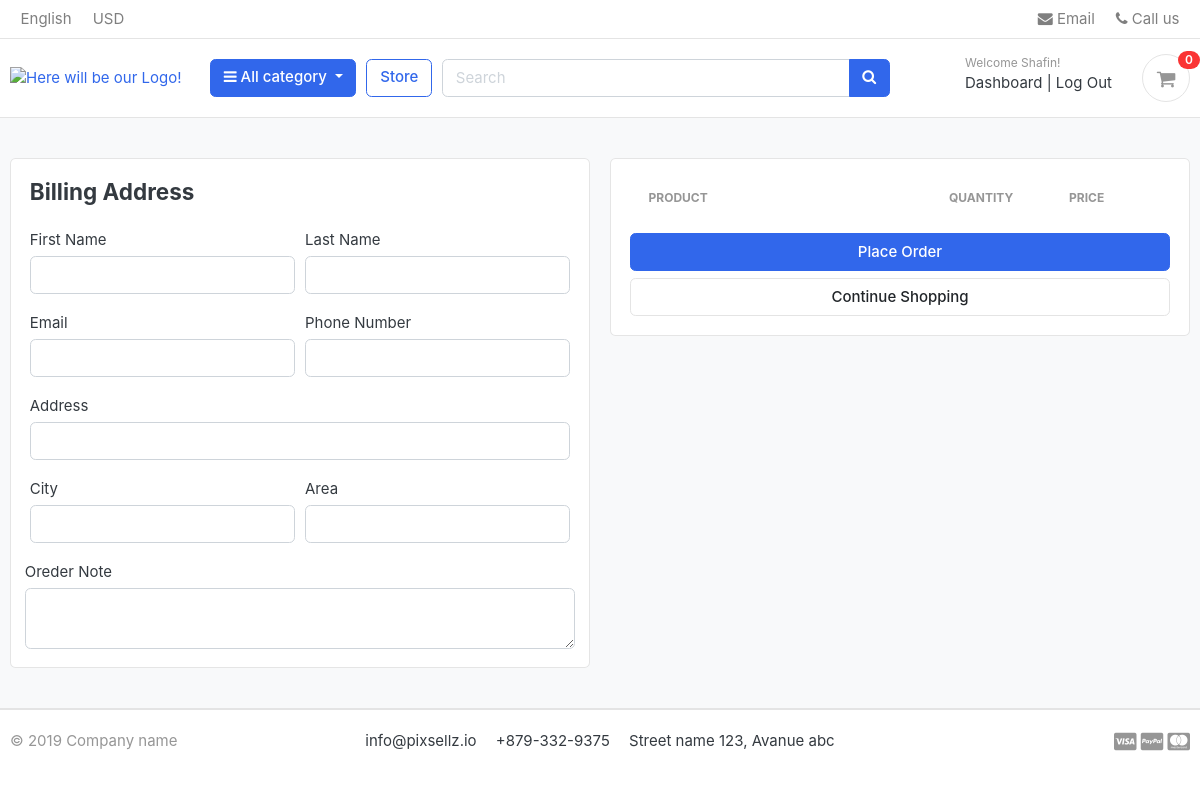
The page /cart/checkout/ (signed in) on the database as committed earlier.
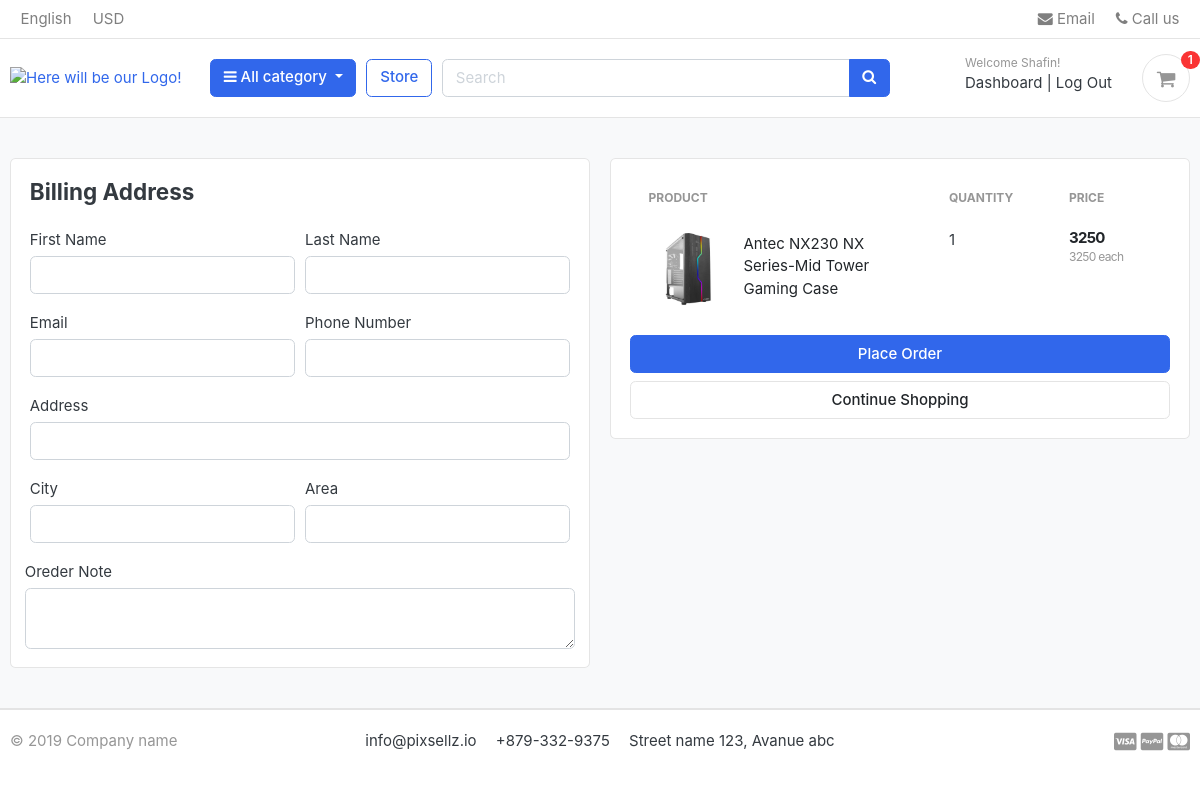
The same page on the database as committed later.
### carts/models.py (models this page shows, shortened)
class CartItem(models.Model):
	user = models.ForeignKey(Account, on_delete=models.CASCADE, null=True)
	product = models.ForeignKey(Product, on_delete=models.CASCADE)
	cart = models.ForeignKey(Cart, on_delete=models.CASCADE, null=True)
	quantity = models.IntegerField()
	is_active = models.BooleanField(default=True)
	def sub_total(self):
		return self.product.price * self.quantity
	class Meta:
		verbose_name = 'Cart items'
		verbose_name_plural = 'Cart Items'

### byteshop/models.py (models this page shows, shortened)
class Product(models.Model):
	product_name = models.CharField(max_length=200, unique=True)
	slug = models.SlugField(max_length=200, unique=True)
	description = models.TextField(max_length=500)
	price = models.IntegerField()
	product_image = models.ImageField(upload_to='product/images')
	stock = models.IntegerField()
	is_available = models.BooleanField(default=True)
	category = models.ForeignKey(Category, on_delete=models.CASCADE)
	created_date = models.DateTimeField(auto_now_add=True)
	modified_date = models.DateTimeField(auto_now=True)
	def get_url(self):
		return reverse('product_detail', args=[self.category.slug, self.slug],)

### carts/views.py (the view)
# urls.py: path('checkout/', views.checkout, name='checkout'),
@login_required(login_url='login')
def checkout(request, total=0, quantity=0, cart_items=None):
	try:
		if request.user.is_authenticated:
			cart_items = CartItem.objects.filter(user=request.user, is_active=True)
		else:
			cart = Cart.objects.get(cart_id=_cart_id(request))
			cart_items = CartItem.objects.filter(cart=cart, is_active=True)
		for cart_item in cart_items:
			total += (cart_item.product.price * cart_item.quantity)
			quantity += cart_item.quantity
	except ObjectDoesNotExist:
		pass
	context = {
		'total': total,
		'quantity': quantity,
		'cart_items': cart_items,
	}
	return render(request, 'byteshop/checkout.html', context)

### carts/context_processor.py (called while the page is built)
def counter(request):
	cart_count = 0
	try:
		cart = Cart.objects.filter(cart_id=_cart_id(request))
		if request.user.is_authenticated:
			cart_items = CartItem.objects.all().filter(user=request.user)
		else:
			cart_items = CartItem.objects.all().filter(cart=cart[:1])
		for cart_item in cart_items:
			cart_count += cart_item.quantity
	except Cart.DoesNotExist:
		cart_count = 0
	return dict(cart_count=cart_count)

### carts/views.py (called while the page is built)
def _cart_id(request):						# private funtion
	cart = request.session.session_key
	if not cart:
		cart = request.session.create()
	return cart

### category/context_processor.py (called while the page is built)
def menu_links(request):
	links = Category.objects.all()
	return dict(links=links)

### category/models.py (called while the page is built)
	def get_url(self):
		return reverse('products_by_category', args=[self.slug])

### templates/byteshop/checkout.html (shortened to what this page needs)
{% extends 'base.html' %}
{% block content %}
<section class="section-content padding-y bg">
	<div class="container">
		<div class="row">
			<aside class="col-lg-6">
				<div class="card">
					<div class="card-body">
						<h4 class="card-title mb-4">Billing Address</h4>
						<form action="{% url 'place_order' %}" method="POST">
							<div class="form-row">
								<div class="col form-group">
									<label for="">First Name</label>
									<input type="text" name="first_name" class="form-control" require>
								</div>
								<div class="col form-group">
									<label for="">Last Name</label>
									<input type="text" name="last_name" class="form-control" required>
								</div>
							</div>
							<div class="form-row">
								<div class="col form-group">
									<label for="">Email</label>
									<input type="type" name="email" class="form-control" required>
								</div>
								<div class="col form-group">
									<label for="">Phone Number</label>
									<input type="text" name="phone_number" class="form-control" required>
								</div>
							</div>
							<div class="form-row">
								<div class="col form-group">
									<label for="">Address</label>
									<input type="text" name="address" class="form-control" required>
								</div>
							</div>
							<div class="form-row">
								<div class="col form-group">
									<label for="">City</label>
									<input type="text" name="city" class="form-control" required>
								</div>
								<div class="col form-group">
									<label for="">Area</label>
									<input type="text" name="area" class="form-control">
								</div>
							</div>
							<div class="form-row">
								<label for="">Oreder Note</label>
								<textarea class="form-control" name="order_note" rows="2"></textarea>
							</div>
					</div>
				</div>
			</aside>
			<aside class="col-lg-6">
				<div class="card">
					<div class="card-body">
						<table class="table table-borderless table-shopping-cart">
							<thead class="text-muted">
								<tr class="small text-uppercase">
									<th scope="col">Product</th>
									<th scope="col" width="120">Quantity</th>
									<th scope="col" width="120">Price</th>
								</tr>
							</thead>
							<tbody>
								{% for cart_item in cart_items %}
								<tr>
									<td>
										<figure class="itemside align-items-center">
											<div class="aside"><img src="{{ cart_item.product.product_image.url }}" class="img-sm"></div>
											<figcaption class="info">
												<a href="{{ cart_item.product.get_url }}" class="title text-dark">{{ cart_item.product.product_name }}</a>
											</figcaption>
										</figure>
									</td>
									<td>
										<label>{{ cart_item.quantity }}</label>
									</td>
									<td>
										<div class="price-wrap">
											<var class="price">{{ cart_item.sub_total }}</var>
											<small class="text-muted">{{ cart_item.product.price }} each</small>
										</div>
									</td>
								</tr>
								{% endfor %}
							</tbody>
						</table>
            <button class="btn btn-primary btn-block" type="submit" name="submit">Place Order</button>
						<a href="{% url 'store' %}" class="btn btn-light btn-block">Continue Shopping</a>
					</div>
				</div>
			</aside>
		</div>
	</div>
</section>
{% endblock %}

### templates/includes/navbar.html (shortened to what this page needs)
{% load static %}
<header class="section-header">
   <nav class="navbar p-md-0 navbar-expand-sm navbar-light border-bottom">
      <div class="container">
         <div class="collapse navbar-collapse" id="navbarTop4">
            <ul class="navbar-nav mr-auto">
               <li class="nav-item dropdown">
                  <a href="#" class="nav-link">   English </a>
               </li>
               <li class="nav-item dropdown">
                  <a href="#" class="nav-link"> USD </a>
               </li>
            </ul>
            <ul class="navbar-nav">
               <li><a href="#" class="nav-link"> <i class="fa fa-envelope"></i> Email </a></li>
               <li><a href="#" class="nav-link"> <i class="fa fa-phone"></i> Call us </a></li>
            </ul>
         </div>
      </div>
   </nav>
   <section class="header-main border-bottom">
      <div class="container">
         <div class="row align-items-center">
            <div class="col-lg-2 col-md-3 col-6">
               <a href="{% url 'home' %}" class="brand-wrap">
               <img class="logo" src="{% static './images/logos.png' %}" alt="Here will be our Logo!">
               </a>
            </div>
            <div class="col-lg col-sm col-md col-6 flex-grow-0">
               <div class="category-wrap dropdown d-inline-block float-right">
                  <button type="button" class="btn btn-primary dropdown-toggle" data-toggle="dropdown">
                  <i class="fa fa-bars"></i> All category
                  </button>
               </div>
            </div>
            <a href="{% url 'store' %}" class="btn btn-outline-primary">Store</a>
            <div class="col-lg  col-md-6 col-sm-12 col">
               <form action="{% url 'search' %}" class="search" method="GET">
                  <div class="input-group w-100">
                     <input type="text" id="tags" class="form-control" style="width:60%;" placeholder="Search" name="keyword">
                     <div class="input-group-append">
                        <button class="btn btn-primary" type="submit">
                        <i class="fa fa-search"></i>
                        </button>
                     </div>
                  </div>
               </form>
            </div>
            <div class="col-lg-3 col-sm-6 col-8 order-2 order-lg-3">
               <div class="d-flex justify-content-end mb-3 mb-lg-0">
                  {% if user.id is None %}
                  <div class="widget-header">
                     <small class="title text-muted">Welcome guest!</small>
                     <div>
                        <a href="{% url 'register' %}">Register</a> <span class="dark-transp"> | </span>
                        <a href="{% url 'login' %}"> Sign in</a>
                     </div>
                  </div>
                  {% else %}
                  <div class="widget-header">
                     <small class="title text-muted">Welcome {{ user.first_name }}!</small>
                     <div>
                        <a href="{% url 'dashboard' %}">Dashboard</a> <span class="dark-transp"> | </span>
                        <a href="{% url 'logout' %}">Log Out</a>
                     </div>
                  </div>
                  {% endif %}
                  <a href="{% url 'cart' %}" class="widget-header pl-3 ml-3">
                     <div class="icon icon-sm rounded-circle border"><i class="fa fa-shopping-cart"></i></div>
                     <span class="badge badge-pill badge-danger notify">{{ cart_count }}</span>
                  </a>
               </div>
            </div>
         </div>
      </div>
   </section>
</header>

Rows that differ between the two databases and show on the page:
added CartItem: product.product_image (picture), product.product_name "Antec NX230 NX Series-Mid Tower Gaming Case", quantity "1", sub_total "3250", product.price "3250"
Other text that changed with them:
{{ cart_count }}: "0" → "1"
